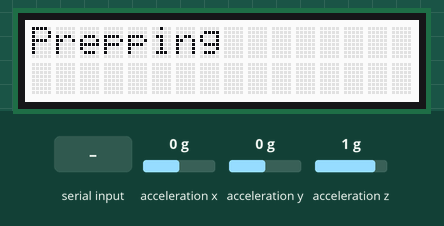
A sketch run on a simulated Arduino Uno, built with avr-gcc and run on an emulated ATmega328P. Shown: 16×2 character LCD. Inputs (shaded band) come from the test bench; at power-on: acceleration z 1 g, acceleration x 0 g, acceleration y 0 g. What the sketch prints to the serial monitor is not drawn.

Above: at 1.2 s.
1.3 s: "90,45,200\n" received over Serial
At 3.3 s:
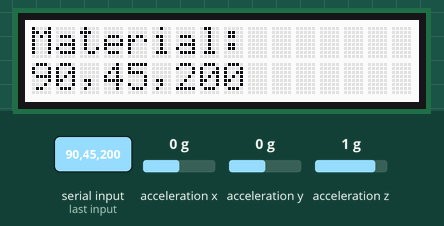
4.3 s: "30,150,10\n" received over Serial
At 5.5 s:
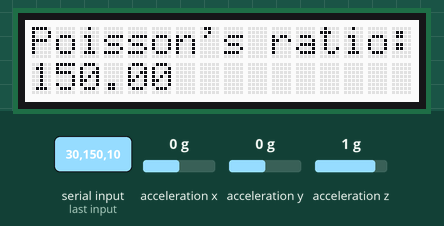
10.3 s: acceleration z set to -1.4 g
At 12.4 s:
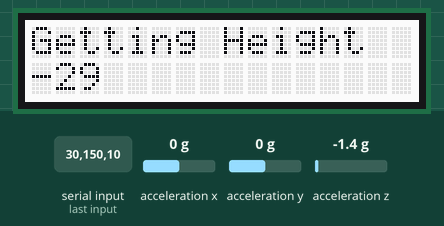
13.3 s: "90,45\n" received over Serial
At 14.6 s:
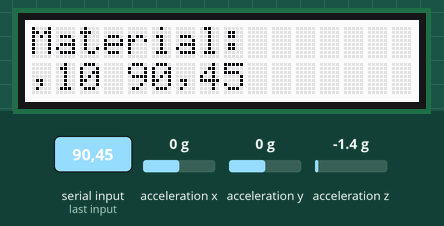
16.3 s: "30,150\n" received over Serial
At 19.0 s:
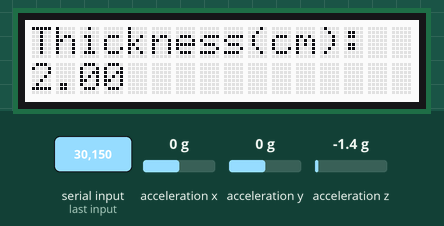
Timing chart, 0 to 20.3 s (numbered marks = the images above; inputs shaded):
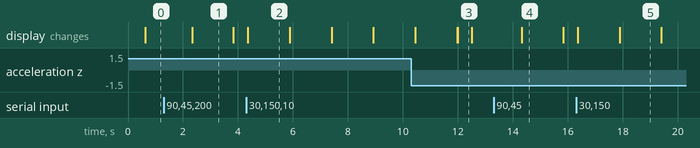

The sketch:

HackTCNJ_rough.ino
```cpp
#include <Wire.h>
#include "rgb_lcd.h"
#include "MMA7660.h"

rgb_lcd lcd;
MMA7660 accelemeter;

const int ledPin = 3;
const int accPin = 2;
const int buttonPin = 3;
//make some basic colors for when warning are present, or for "all clears"
const int red[3] = {255, 0, 0};
const int green[3] = {0, 255, 0};
const int black[3] = {0, 0, 0};
const int white[3] = {255, 255, 255};

void setup() {
    //initialize the digital pin 3 as an output, location the green LED is connected
    pinMode(ledPin, OUTPUT);
    //set button as input
    pinMode(buttonPin, INPUT);
    //setup accelemeter
    accelemeter.init();
    //set up the vibration sensor
    Serial.begin(9600);//in set color lcd example is 115200
    //set up LCD screen's number of columns and rows
    lcd.begin(16, 2);
    //turn screen background white to show it's 'alive'
    lcd.setRGB(white[0], white[1], white[2]);
}

//making different functions to do calculations, perform tasks

//prompt user if ready for next question
bool UserReady()
{
  bool ready;
  lcd.print("Press button for next question");
  //if the button is pressed, ask next question
  if (digitalRead(buttonPin) == HIGH)
  {
    ready =true;
  }
  else
  {
    ready = false;
  }
}

//ask for information needed
double getPoisson()
{
  double poisson;
  //poisson's ratio

  Serial.println("What do you estimate the poisson's ratio to be?");
  while(Serial.available() == 0) //returns zero if input is written
  {
  }
  poisson = Serial.parseFloat(); //read input from user, for int or float use parse
  if(poisson < 0 || poisson > 1)
  {
    Serial.println("Invalid ratio, poisson's ratio is 0-1\nRubber = 0.5\nPolymers = 0.44\nMetals = 0.3\nCork = 0.0");
    while(Serial.available() == 0) //returns zero if input is written
    {
    }
    poisson = Serial.parseFloat();
  }

  return poisson;
}

double getThickness()
{
  double thick;

  //dimensions of material
  Serial.println("How tall/thick is your speciman?");
  while(Serial.available() == 0) //returns zero if input is written
  {
  }
  thick = Serial.parseFloat(); //read input from user, for int or float use parse

  return thick;
}

double getWidth()
{
  double width;

  //dimensions of material
  Serial.println("How wide is your speciman?");
  while(Serial.available() == 0) //returns zero if input is written
  {
  }
  width = Serial.parseFloat(); //read input from user, for int or float use parse

  return width;
}

double getLength()
{
  double length;

  //dimensions of material
  Serial.println("How long is your speciman?");
  while(Serial.available() == 0) //returns zero if input is written
  {
  }
  length = Serial.parseFloat(); //read input from user, for int or float use parse

  return length;
}

double getIndentRadius()
{
  double radius;

  //dimensions of material
  Serial.println("What is the indenter radius?");
  while(Serial.available() == 0) //returns zero if input is written
  {
  }
  radius = Serial.parseFloat(); //read input from user, for int or float use parse

  return radius;
}

String getMaterial()
{
  String material;

  //dimensions of material
  Serial.println("What is the specimen's material?");
  while(Serial.available() == 0) //returns zero if input is written
  {
  }
  material = Serial.readString(); //read input from user, for int or float use parse

  return material;
}


void PrepExperiment()
{
  float poisson;
  float thickness;
  float length;
  float width;
  float radius;
  String material;


  const int delayTime = 1500;
  lcd.clear();
  lcd.print("Prepping");


  material = getMaterial();
  lcd.setCursor(0, 0);
  lcd.println("Material:");
  lcd.setCursor(0, 1);
  lcd.println(material);
  delay(delayTime);
  lcd.clear();

  poisson = getPoisson();
  lcd.setCursor(0, 0);
  lcd.println("Poisson's ratio:");
  lcd.setCursor(0, 1);
  lcd.println(poisson, 2);//round to two decimal places
  delay(delayTime);
  lcd.clear();

  thickness = 2;
  lcd.setCursor(0, 0);
  lcd.println("Thickness(cm):");
  lcd.setCursor(0, 1);
  lcd.println(thickness, 2);
  delay(delayTime);
  lcd.clear();

  width = 3.5;
  lcd.setCursor(0, 0);
  lcd.println("Width(cm):");
  lcd.setCursor(0, 1);
  lcd.println(width, 2);
  delay(delayTime);
  lcd.clear();

  length = 4.2;
  lcd.setCursor(0, 0);
  lcd.println("Length(cm):");
  lcd.setCursor(0, 1);
  lcd.println(length, 2);
  delay(delayTime);
  lcd.clear();

  radius = 20;
  lcd.setCursor(0, 0);
  lcd.println("Radius(mm):");
  lcd.setCursor(0, 1);
  lcd.println(radius, 2);
  delay(delayTime);
  lcd.clear();

  lcd.println("Ready to start");
}

int GetHeight()
{
  int8_t x;
	int8_t y;
	int8_t z;
	float ax,ay,az;
  accelemeter.getXYZ(&x,&y,&z);
  accelemeter.getAcceleration(&ax,&ay,&az);

  return z;
}

bool isStable()
{
  bool stable;
  int8_t x;
	int8_t y;
	int8_t z;
	float ax,ay,az;
  accelemeter.getXYZ(&x,&y,&z);
  accelemeter.getAcceleration(&ax,&ay,&az);
  if(x == 0 && y == 0)
  {
    lcd.println("Stable");
    stable = true;
  }
  else
  {
    stable = false;
  }
  return stable;
}

void ZeroHeight()
{
  if(isStable())//if the mechanism is stable
  {
    lcd.println("Height set to zero");
  }
  else
  {
    ZeroHeight(); //call this function again
  }

}


//calculate modulus of elasticity with the equation based off assumed
double CalculateModulus(int indentDepth)
{
  indentDepth = GetHeight();
}

//loop is executed repeadetly forever
void loop() {

    lcd.setCursor(0, 0);
    lcd.println("Getting Height");
    lcd.setCursor(0, 1);
    lcd.println(GetHeight());
    delay(500);

    PrepExperiment();
    //print message
    lcd.print("Begin Experiment");
    //change 5? parameters
    //1. angle of indenter is not changed
    //2. use touch sensor to verify the
    //FINAL check if button is pushed to start everything again [idk if can do that in arduino :()]
    //5. no motion is noticed(change sensitivity with screw driver)
    //for 5. the sensor(whole mechanism) will need to be in a polycarb box to prevent wind from interfering

}
```

Measured:
- after the input at 1.3 s, the display: changes after 1.0 s (image 1)
- after the input at 4.3 s, the display: changes after 0.06 s (image 2)
- after the input at 13.3 s, the display: changes after 1.0 s (image 4)
- after the input at 16.3 s, the display: first changes after 0.06 s (image 5 shows a later state)
- what the display in image 1 shows lasts 1.5 s, from 2.3 s to 3.8 s
- what the display in image 3 shows lasts 0.5 s, from 12.0 s to 12.5 s
